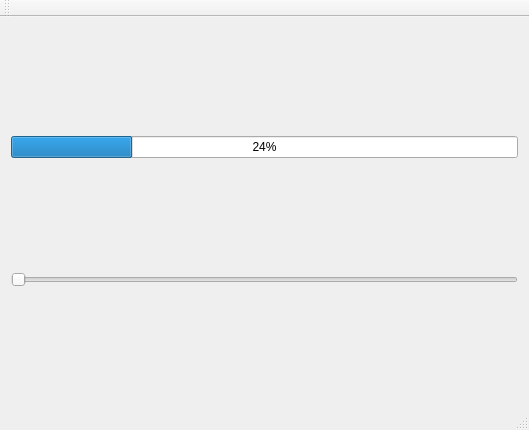
<?xml version="1.0" encoding="UTF-8"?>
<ui version="4.0">
 <class>MainWindow</class>
 <widget class="QMainWindow" name="MainWindow">
  <property name="geometry">
   <rect>
    <x>0</x>
    <y>0</y>
    <width>529</width>
    <height>430</height>
   </rect>
  </property>
  <property name="windowTitle">
   <string>MainWindow</string>
  </property>
  <widget class="QWidget" name="centralWidget">
   <layout class="QVBoxLayout" name="verticalLayout">
    <item>
     <widget class="QProgressBar" name="progressBar">
      <property name="value">
       <number>24</number>
      </property>
     </widget>
    </item>
    <item>
     <widget class="QSlider" name="horizontalSlider">
      <property name="orientation">
       <enum>Qt::Horizontal</enum>
      </property>
     </widget>
    </item>
   </layout>
  </widget>
  <widget class="QMenuBar" name="menuBar">
   <property name="geometry">
    <rect>
     <x>0</x>
     <y>0</y>
     <width>529</width>
     <height>26</height>
    </rect>
   </property>
  </widget>
  <widget class="QToolBar" name="mainToolBar">
   <attribute name="toolBarArea">
    <enum>TopToolBarArea</enum>
   </attribute>
   <attribute name="toolBarBreak">
    <bool>false</bool>
   </attribute>
  </widget>
  <widget class="QStatusBar" name="statusBar"/>
 </widget>
 <layoutdefault spacing="6" margin="11"/>
 <resources/>
 <connections/>
</ui>
